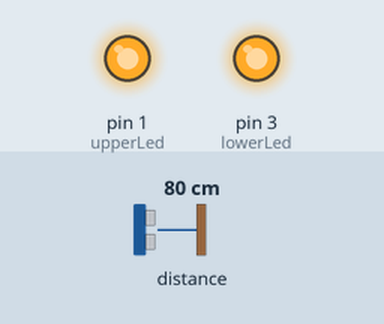
Bench run of a sketch on a simulated Arduino Uno, built with avr-gcc and run on an emulated ATmega328P. On the bench: output pins drawn as LEDs (lit = HIGH). Wiring (inferred from the names in the program): ultrasonic range finder: trigger pin 2; echo pin 0. The test bench sets the inputs (shaded band); at power-on: distance to the obstacle 80 cm. The echo pulse lasts 58.3 µs per cm; pins used as bus, display or sensor lines are not drawn.

Above: at 3.5 s.
3.6 s: distance to the obstacle set to 6 cm
13.9 s: distance to the obstacle set to 3 cm
At 24.3 s:
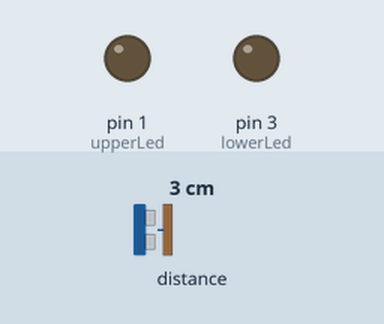
24.9 s: distance to the obstacle set to 9 cm
At 25.26 s:
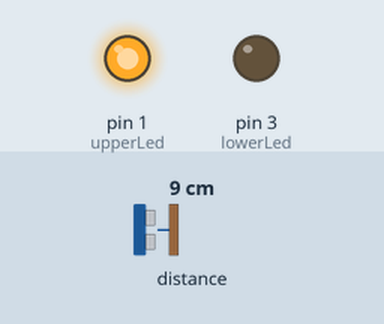
32.7 s: distance to the obstacle set to 2 cm
At 35.66 s:
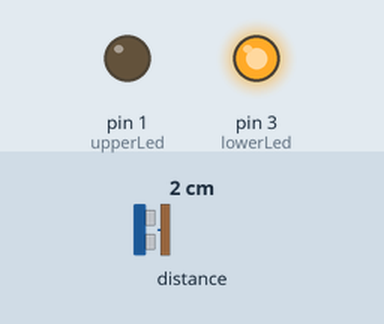
Timing chart, 0 to 37.3 s (numbered marks = the images above; inputs shaded):
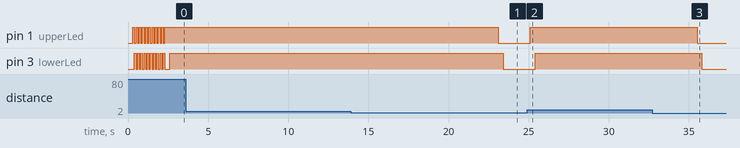

Measured:
- the behaviour switches between 5 and 4 cm on distance to the obstacle (found by bisection; images 0 and 1)
- after the input at 3.6 s, every drawn part: stays the same
- after the input at 13.9 s, pin 1 (upperLed): HIGH → LOW after 9.2 s; pin 3 (lowerLed): HIGH → LOW after 9.5 s
- after the input at 24.9 s, pin 1 (upperLed): LOW → HIGH after 0.21 s; pin 3 (lowerLed): LOW → HIGH after 0.51 s
- after the input at 32.7 s, pin 1 (upperLed): HIGH → LOW after 2.8 s; pin 3 (lowerLed): HIGH → LOW after 3.1 s
- by itself, pin 1 (upperLed): alternates HIGH for 0.10 s and LOW for 0.10 s, 20 changes in all, then stays HIGH

The sketch:

cornerCupBoard.ino
```cpp
#define trigPin 2
#define echoPin 0
#define upperLed 1
#define lowerLed 3

void setup() {
  //Serial.begin (9600); // Trinket has no Serial interface  https://learn.adafruit.com/trinket-fake-usb-serial/how-it-works
  pinMode(trigPin, OUTPUT);
  pinMode(echoPin, INPUT);
  pinMode(upperLed, OUTPUT);
  pinMode(lowerLed, OUTPUT);

  switchOff();
  startSequence();
}

void loop() {
  long duration, distance;
  digitalWrite(trigPin, LOW);
  delayMicroseconds(2);
  digitalWrite(trigPin, HIGH);

  delayMicroseconds(10);
  digitalWrite(trigPin, LOW);
  duration = pulseIn(echoPin, HIGH);
  distance = (duration/2) / 29.1;
  if (distance >= 4) {
    switchOn();
    delay(10000);
    //Serial.println("open");
  } else {
    switchOff();
    //Serial.println("closed");
  }

/*
  if (distance >= 200 || distance <= 0) {
    Serial.println("Out of range");
  } else {
    Serial.print(distance);
    Serial.println(" cm");
  }
*/
  delay(100);
}

void startSequence() {
  for (int i = 0; i < 10; i++) {
    digitalWrite(upperLed, HIGH);
    delay(100);
    digitalWrite(upperLed, LOW);
    digitalWrite(lowerLed, HIGH);
    delay(100);
    digitalWrite(lowerLed, LOW);
  }
}

void switchOn() {
  digitalWrite(upperLed, HIGH);
  delay(300);
  digitalWrite(lowerLed, HIGH);
}

void switchOff() {
  digitalWrite(upperLed, LOW);
  delay(300);
  digitalWrite(lowerLed, LOW);
}
```
